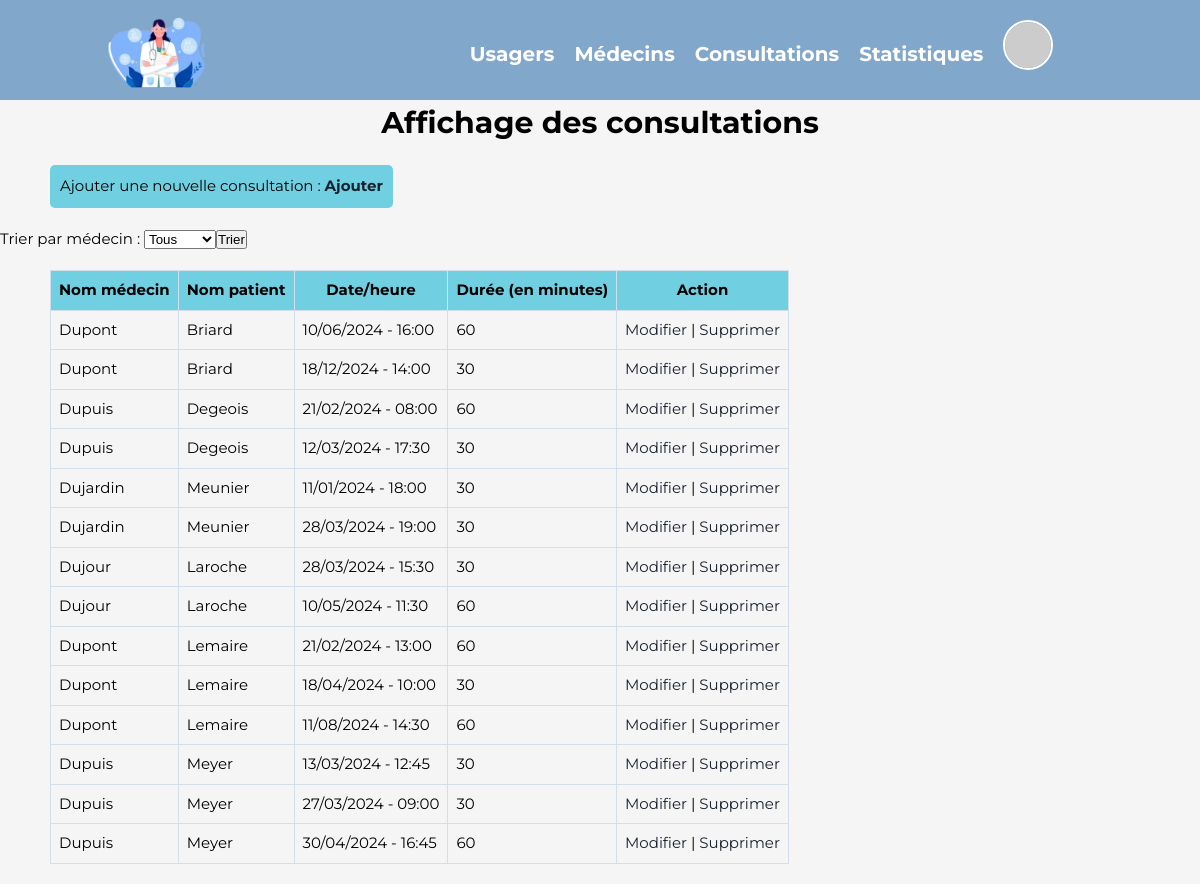
The page /PHP/affichageRDV.php on the database its author committed.
### tables this page shows
CREATE TABLE rdv(
   idusager INT,
   Id_Medecin INT,
   DateHeureRDV DATETIME,
   DureeConsultationMinutes INT,
   PRIMARY KEY(idusager, Id_Medecin, DateHeureRDV),
   FOREIGN KEY(idusager) REFERENCES usager(idusager),
   FOREIGN KEY(Id_Medecin) REFERENCES medecin(Id_Medecin)
);

CREATE TABLE medecin(
   Id_Medecin INT AUTO_INCREMENT,
   Civilite VARCHAR(50),
   Nom VARCHAR(50),
   Prenom VARCHAR(50),
   PRIMARY KEY(Id_Medecin)
);

CREATE TABLE usager(
   idusager INT AUTO_INCREMENT,
   Civilite VARCHAR(50),
   Nom VARCHAR(50),
   Prenom VARCHAR(50),
   Adresse VARCHAR(50),
   DateNaissance DATE,
   LieuNaissance VARCHAR(50),
   NumSecu VARCHAR(50),
   Id_Medecin INT NOT NULL,
   PRIMARY KEY(idusager),
   FOREIGN KEY(Id_Medecin) REFERENCES medecin(Id_Medecin)
);

### PHP/affichageRDV.php (the view, shortened to what this page needs)
<!DOCTYPE html>
<html lang="fr">
<head>
    <link rel="stylesheet" href="/CSS/base.css">
    <link rel="stylesheet" href="/CSS/affichage.css">
</head>
<body>
    <?php include 'header.php'; ?>
    <h1>Affichage des consultations</h1>
    <div class="creer">
        Ajouter une nouvelle consultation : <strong><a href="/PHP/creationRDV.php">Ajouter</a></strong>
    </div>
    <?php
    require 'connexionBD.php';
    echo '<form action="affichageRDV.php" method="post">';
    echo '<label for="medecin">Trier par médecin : </label>';
    echo '<select name="medecin" id="medecin">';
    echo '<option value="tous">Tous</option>';
    echo '</select>';
    echo '<input type="submit" value="Trier">';
    echo '</form>';
    $donnees = array();
    if (isset($_POST['medecin'])) {
        if ($_POST['medecin'] != 'tous') {
            $reponse = $bdd->query(
                "SELECT DISTINCT usager.idusager idusager, medecin.Id_Medecin Id_Medecin, usager.nom nom_usager, medecin.nom nom_medecin, rdv.DateHeureRDV, rdv.DureeConsultationMinutes
                FROM rdv, usager, medecin
                WHERE rdv.idusager = usager.idusager AND medecin.Id_medecin = rdv.Id_medecin AND medecin.Nom = '" . $_POST['medecin'] . "'
                ORDER BY 2, 3");
            $donnees = $reponse->fetchAll();
        }
        else {
            $reponse = $bdd->query(
                "SELECT DISTINCT usager.idusager idusager, medecin.Id_Medecin Id_Medecin, usager.nom nom_usager, medecin.nom nom_medecin, rdv.DateHeureRDV, rdv.DureeConsultationMinutes
                FROM rdv, usager, medecin
                WHERE rdv.idusager = usager.idusager AND medecin.Id_medecin = rdv.Id_medecin");
            $donnees = $reponse->fetchAll();
        }
    }
    else {
        $reponse = $bdd->query(
            "SELECT DISTINCT usager.idusager idusager, medecin.Id_Medecin Id_Medecin, usager.nom nom_usager, medecin.nom nom_medecin, rdv.DateHeureRDV, rdv.DureeConsultationMinutes
            FROM rdv, usager, medecin
            WHERE rdv.idusager = usager.idusager AND medecin.Id_medecin = rdv.Id_medecin");
        $donnees = $reponse->fetchAll();
    }
    echo '<table border="1">';
    echo '<tr><th>Nom médecin</th><th>Nom patient</th><th>Date/heure</th><th>Durée (en minutes)</th><th>Action</th></tr>';
    foreach ($donnees as $donnee) {
        echo '<tr>';
        echo '<td>' . $donnee['nom_medecin'] . '</td>';
        echo '<td>' . $donnee['nom_usager'] . '</td>';
        echo '<td>' . date('d/m/Y - H:i', strtotime($donnee['DateHeureRDV'])) . '</td>';
        echo '<td>' . $donnee['DureeConsultationMinutes'] . '</td>';
        echo '<td><a href="modifierRDV.php?idusager=' . $donnee['idusager'] . '&Id_Medecin=' . $donnee['Id_Medecin'] . '&nom_usager=' . $donnee['nom_usager'] . '&nom_medecin=' . $donnee['nom_medecin'] . '&dateHeure=' . $donnee['DateHeureRDV']
        . '&duree=' . $donnee['DureeConsultationMinutes'] . '">Modifier</a> |
        <a href="supprimerRDV.php?idusager=' . $donnee['idusager'] . '&Id_Medecin=' . $donnee['Id_Medecin'] . '&nom_usager=' . $donnee['nom_usager'] . '&nom_medecin=' . $donnee['nom_medecin'] . '&dateHeure=' . $donnee['DateHeureRDV']
        . '&duree=' . $donnee['DureeConsultationMinutes'] . '">Supprimer</a></td>';
        echo '</tr>';
    }
    ?>
</body>

### CSS/base.css (style rules this page uses)
* { margin: 0; padding: 0; box-sizing: border-box; }
body { background-color: #f5f5f5; font-family: 'Montserrat', sans-serif; font-size: 15px; justify-content: center; line-height: 1.5; }
h1 { text-align: center; font-size: 30px; margin-bottom: 20px; }

### CSS/affichage.css (style rules this page uses)
table { border-collapse: collapse; margin: 20px 50px; }
th, td { border: 1px solid #D2DEEA; padding: 8px; text-align: left; }
th { background-color: #70CFE1; text-align: center; }
a { text-decoration: none; color: #1A212E; }
.creer { margin-left: 50px; margin-right: 50px; margin-top: 20px; margin-bottom: 20px; padding: 10px; background-color: #70CFE1; border-radius: 5px; text-align: center; width: fit-content; }

### rows shown on the page
rdv: Id_Medecin.Nom "Dupont", idusager.Nom "Briard", DateHeureRDV "10/06/2024 - 16:00", DureeConsultationMinutes "60"
rdv: Id_Medecin.Nom "Dupont", idusager.Nom "Briard", DateHeureRDV "18/12/2024 - 14:00", DureeConsultationMinutes "30"
rdv: Id_Medecin.Nom "Dupuis", idusager.Nom "Degeois", DateHeureRDV "21/02/2024 - 08:00", DureeConsultationMinutes "60"
rdv: Id_Medecin.Nom "Dupuis", idusager.Nom "Degeois", DateHeureRDV "12/03/2024 - 17:30", DureeConsultationMinutes "30"
rdv: Id_Medecin.Nom "Dujardin", idusager.Nom "Meunier", DateHeureRDV "11/01/2024 - 18:00", DureeConsultationMinutes "30"
rdv: Id_Medecin.Nom "Dujardin", idusager.Nom "Meunier", DateHeureRDV "28/03/2024 - 19:00", DureeConsultationMinutes "30"
rdv: Id_Medecin.Nom "Dujour", idusager.Nom "Laroche", DateHeureRDV "28/03/2024 - 15:30", DureeConsultationMinutes "30"
rdv: Id_Medecin.Nom "Dujour", idusager.Nom "Laroche", DateHeureRDV "10/05/2024 - 11:30", DureeConsultationMinutes "60"
rdv: Id_Medecin.Nom "Dupont", idusager.Nom "Lemaire", DateHeureRDV "21/02/2024 - 13:00", DureeConsultationMinutes "60"
rdv: Id_Medecin.Nom "Dupont", idusager.Nom "Lemaire", DateHeureRDV "18/04/2024 - 10:00", DureeConsultationMinutes "30"
rdv: Id_Medecin.Nom "Dupont", idusager.Nom "Lemaire", DateHeureRDV "11/08/2024 - 14:30", DureeConsultationMinutes "60"
rdv: Id_Medecin.Nom "Dupuis", idusager.Nom "Meyer", DateHeureRDV "13/03/2024 - 12:45", DureeConsultationMinutes "30"
rdv: Id_Medecin.Nom "Dupuis", idusager.Nom "Meyer", DateHeureRDV "27/03/2024 - 09:00", DureeConsultationMinutes "30"
rdv: Id_Medecin.Nom "Dupuis", idusager.Nom "Meyer", DateHeureRDV "30/04/2024 - 16:45", DureeConsultationMinutes "60"
